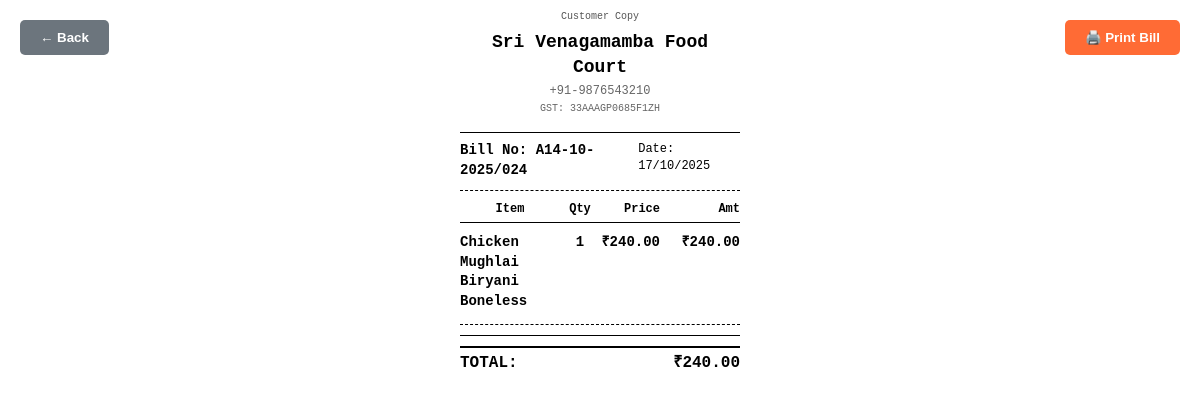
/bill/A14-10-2025/024, run on the app's committed database.
### tables this page shows
CREATE TABLE settings (
            id INTEGER PRIMARY KEY AUTOINCREMENT,
            key TEXT UNIQUE NOT NULL,
            value TEXT NOT NULL,
            updated_at TIMESTAMP DEFAULT CURRENT_TIMESTAMP
        );

CREATE TABLE bills (
            id INTEGER PRIMARY KEY AUTOINCREMENT,
            bill_number TEXT UNIQUE NOT NULL,
            items TEXT NOT NULL,
            subtotal REAL NOT NULL,
            tax_amount REAL NOT NULL,
            service_charge REAL NOT NULL,
            total REAL NOT NULL,
            created_at TIMESTAMP DEFAULT CURRENT_TIMESTAMP
        );

### app.py (the view)
@app.route('/bill/<path:bill_number>')
def view_bill(bill_number):
    def _get_bill(conn):
        cursor = conn.cursor()
        cursor.execute('SELECT * FROM bills WHERE bill_number = ?', (bill_number,))
        bill = cursor.fetchone()
        seq_number = None
        try:
            cursor.execute('SELECT seq_number FROM bill_sequence WHERE bill_number = ?', (bill_number,))
            row = cursor.fetchone()
            if row:
                seq_number = row[0]
        except sqlite3.OperationalError:
            seq_number = None
        return bill, seq_number
    try:
        bill, seq_number = safe_db_operation(_get_bill)
    except Exception as e:
        print(f"Error fetching bill {bill_number}: {e}")
        flash('Error loading bill', 'error')
        return redirect(url_for('reports'))
    if not bill:
        flash('Bill not found', 'error')
        return redirect(url_for('reports'))
    try:
        items = json.loads(bill[2]) if isinstance(bill[2], str) else bill[2]
        if not isinstance(items, list):
            items = []
    except (json.JSONDecodeError, TypeError):
        items = []
    bill_data = {
        'id': bill[0],
        'bill_number': bill[1],
        'bill_items': items,  # Renamed from 'items' to 'bill_items' to avoid conflict
        'subtotal': bill[3],
        'tax_amount': bill[4],
        'service_charge': bill[5],
        'total': bill[6],
        'created_at': bill[7],
        'seq_number': seq_number
    }
    settings_data = {
        'restaurant_name': get_setting('restaurant_name', 'My Restaurant'),
        'restaurant_address': get_setting('restaurant_address', '123 Main Street, City'),
        'restaurant_phone': get_setting('restaurant_phone', '+1-234-567-8900'),
        'restaurant_gst': get_setting('restaurant_gst', '')
    }
    copy_type = request.args.get('copy', 'student')
    return render_template('bill_print.html', bill=bill_data, settings=settings_data, copy_type=copy_type)

### app.py (called while the page is built, shortened)
def get_db_connection():
    max_retries = 3
    retry_delay = 0.1
    for attempt in range(max_retries):
        try:
            with db_lock:
                conn = sqlite3.connect('database/restaurant.db', timeout=10.0)
                conn.execute('PRAGMA journal_mode=WAL')
                conn.execute('PRAGMA synchronous=NORMAL')
                conn.execute('PRAGMA cache_size=1000')
                conn.execute('PRAGMA temp_store=MEMORY')
                return conn
        except Exception as e:
            print(f"Unexpected database error: {e}")
            raise e
    raise sqlite3.OperationalError("Could not acquire database lock after multiple attempts")

def safe_db_operation(operation_func, *args, **kwargs):
    conn = None
    try:
        conn = get_db_connection()
        result = operation_func(conn, *args, **kwargs)
        conn.commit()
        return result
    except Exception as e:
        if conn:
            conn.rollback()
        print(f"Database operation failed: {e}")
        raise e
    finally:
        if conn:
            conn.close()

def get_setting(key, default=None):
    def _get_setting(conn):
        cursor = conn.cursor()
        cursor.execute('SELECT value FROM settings WHERE key = ?', (key,))
        result = cursor.fetchone()
        return result[0] if result else default
    try:
        return safe_db_operation(_get_setting)
    except Exception as e:
        print(f"Error getting setting {key}: {e}")
        return default

### templates/bill_print.html (shortened to what this page needs)
<!DOCTYPE html>
<html lang="en">
<head>
</head>
<body>
    <button class="print-button no-print" style="left:20px; right:auto; background:#6c757d;" onclick="history.back()">
        ← <span data-lang="common.back">Back</span>
    </button>
    <button class="print-button no-print" onclick="window.print()">🖨️ Print Bill</button>
    <div class="bill-container">
        <div class="copy-label">{{ 'Customer Copy' if copy_type != 'kitchen' else 'Kitchen Copy' }}</div>
        <div class="bill-header">
            <div class="restaurant-name">{{ settings.restaurant_name }}</div>
            {% if settings.restaurant_phone %}
            <div class="restaurant-phone">{{ settings.restaurant_phone }}</div>
            {% endif %}
            {% if settings.restaurant_gst %}
            <div class="restaurant-gst">GST: {{ settings.restaurant_gst }}</div>
            {% endif %}
        </div>
        <div class="bill-info">
            <div class="bill-number">Bill No: {{ bill.bill_number }}</div>
            <div class="bill-date">Date: <span id="bill-date">{{ bill.created_at[:10] }}</span></div>
        </div>
        <div class="divider"></div>
        <div class="items-header">
            <div class="header-item">Item</div>
            <div class="header-qty">Qty</div>
            <div class="header-price">Price</div>
            <div class="header-amt">Amt</div>
        </div>
        <div class="bill-items">
            {% for item in bill.bill_items %}
            <div class="bill-item">
                <div class="item-name">{{ item.name }}</div>
                <div class="item-quantity">{{ item.quantity }}</div>
                <div class="item-price">₹{{ "%.2f"|format(item.price) }}</div>
                <div class="item-amount">₹{{ "%.2f"|format(item.price * item.quantity) }}</div>
            </div>
            {% endfor %}
        </div>
        <div class="divider"></div>
        <div class="bill-totals">
            <div class="total-row final-total">
                <span class="total-label">TOTAL:</span>
                <span class="total-amount">₹{{ "%.2f"|format(bill.total) }}</span>
            </div>
        </div>
    </div>
</body>
</html>

### templates/bill_print.html (style rules this page uses)
* { margin: 0; padding: 0; box-sizing: border-box; }
body { font-family: 'Courier New', monospace; font-size: 12px; line-height: 1.4; color: #000; background: white; position: relative; }
.bill-container { max-width: 300px; margin: 0 auto; padding: 10px; background: white; position: relative; z-index: 1; }
.copy-label { text-align: center; font-size: 10px; color: #555; margin-bottom: 6px; }
.bill-header { text-align: center; border-bottom: 1px solid #000; padding-bottom: 8px; margin-bottom: 8px; }
.restaurant-name { font-size: 18px; font-weight: bold; margin-bottom: 3px; }
.restaurant-phone { font-size: 12px; margin-bottom: 2px; color: #666; }
.restaurant-gst { font-size: 10px; margin-bottom: 8px; color: #666; }
.bill-info { margin-bottom: 8px; display: flex; justify-content: space-between; }
.bill-number { font-weight: bold; font-size: 14px; }
.bill-date { font-size: 12px; color: #000; }
.bill-items { margin-bottom: 8px; }
.items-header { display: flex; justify-content: space-between; font-weight: bold; border-bottom: 1px solid #000; padding-bottom: 4px; margin-bottom: 8px; }
.header-item { flex: 1; text-align: center; }
.header-qty { width: 40px; text-align: center; }
.header-price { width: 60px; text-align: right; }
.header-amt { width: 80px; text-align: right; }
.bill-item { display: flex; justify-content: space-between; margin-bottom: 5px; padding: 2px 0; }
.item-name { flex: 1; font-weight: bold; font-size: 14px; }
.item-quantity { width: 40px; text-align: center; font-weight: bold; font-size: 14px; }
.item-price { width: 60px; text-align: right; font-weight: bold; font-size: 14px; }
.item-amount { width: 80px; text-align: right; font-weight: bold; font-size: 14px; }
.bill-totals { border-top: 1px solid #000; padding-top: 6px; }
.total-row { display: flex; justify-content: space-between; margin-bottom: 3px; }
.total-label { font-weight: bold; }
.total-amount { font-weight: bold; }
.final-total { border-top: 2px solid #000; padding-top: 4px; margin-top: 4px; font-size: 16px; font-weight: bold; }
.divider { border-top: 1px dashed #000; margin: 10px 0; }
.print-button { position: fixed; top: 20px; right: 20px; background: #ff6b35; color: white; border: none; padding: 10px 20px; border-radius: 5px; cursor: pointer; font-weight: bold; z-index: 1000; }

### data on the page
settings: restaurant_name "Sri Venagamamba Food Court"
settings: restaurant_phone "+91-9876543210"
settings: restaurant_gst "33AAAGP0685F1ZH"
bills: bill_number "A14-10-2025/024", total "240.00"

### other printed values
{{ 'Customer Copy' if copy_type != 'kitchen' else 'Kitchen Copy' }} "Customer Copy"
{{ item.name }} "Chicken Mughlai Biryani Boneless"
{{ item.quantity }} "1"
{{ "%.2f"|format(item.price) }} "240.00"
{{ "%.2f"|format(item.price * item.quantity) }} "240.00"
